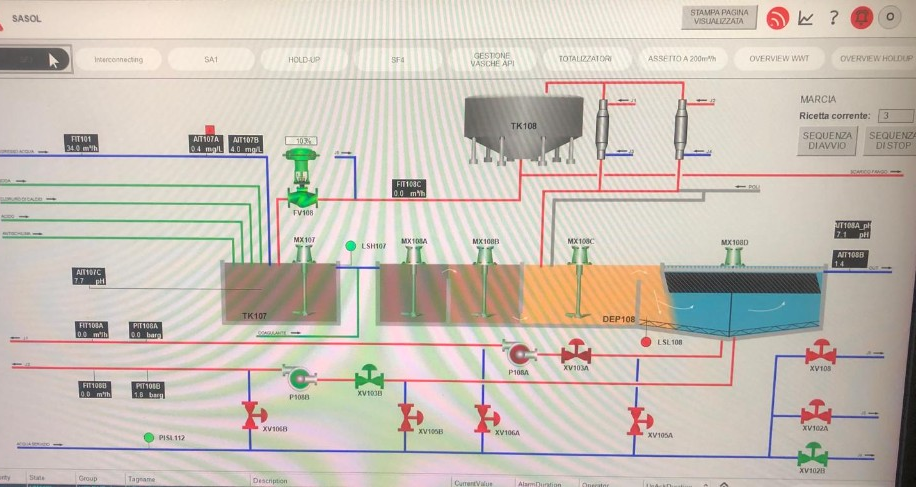
#> input picture assets/maps/actiflo.png, 916 x 487 px; its folder holds 4 pictures in this run
$ python crop-top-chrome.py
#> lines starting #> are read from the running program, lines starting #| are printed output that depends on the picture
# -*- coding: utf-8 -*-
"""Ritaglia la barra superiore DCS (SF3 / Interconnecting / HOLD-UP / …) da tutte le mappe."""
from __future__ import annotations

import json
from pathlib import Path

from PIL import Image

ROOT = Path(__file__).resolve().parents[1]
MAPS = ROOT / "assets" / "maps"
DATA = ROOT / "data"

# Frazione altezza: titolo + tabs fino sotto la riga di separazione
TOP_FRAC = 0.158
# Mappe piccole (legacy) senza barra HQ: ritaglio più leggero
TOP_FRAC_SMALL = 0.10
MIN_H_HQ = 900


def crop_top_for(h: int) -> int:
    frac = TOP_FRAC if h >= MIN_H_HQ else TOP_FRAC_SMALL
    cut = int(round(h * frac))
    return max(24, min(int(h * 0.22), cut))


def remap_tags(tags: list, crop_top: int, old_h: int, new_h: int) -> list:
    out = []
    for t in tags or []:
        y = float(t.get("y") or 0) * old_h
        hh = float(t.get("h") or 0.05) * old_h
        y2 = y - crop_top
        # scarta box completamente nella zona tagliata
        if y2 + hh <= 2:
            continue
        if y2 < 0:
            hh = hh + y2
            y2 = 0
        nt = dict(t)
        nt["y"] = max(0.0, min(1.0, y2 / new_h))
        nt["h"] = max(0.012, min(1.0 - nt["y"], hh / new_h))
        out.append(nt)
    return out


def main() -> None:
    # pulizia probe
    for p in MAPS.glob("_*.png"):
        try:
            p.unlink()
        except OSError:
            pass

    done = []
    for png in sorted(MAPS.glob("*.png")):
        if png.name.startswith("_"):
            continue
        map_id = png.stem
        jp = DATA / f"{map_id}.json"
        im = Image.open(png).convert("RGB")
#> im is the input picture: PIL image 916x487 RGB; mean R, G, B 200.9, 192.8, 182.6
        old_w, old_h = im.size
#> old_w = 916; old_h = 487
        crop_top = crop_top_for(old_h)
#> crop_top = 49
        if crop_top < 8 or crop_top >= old_h - 80:
            print("SKIP", map_id, "bad crop", crop_top)
            im.close()
            continue
        cropped = im.crop((0, crop_top, old_w, old_h))
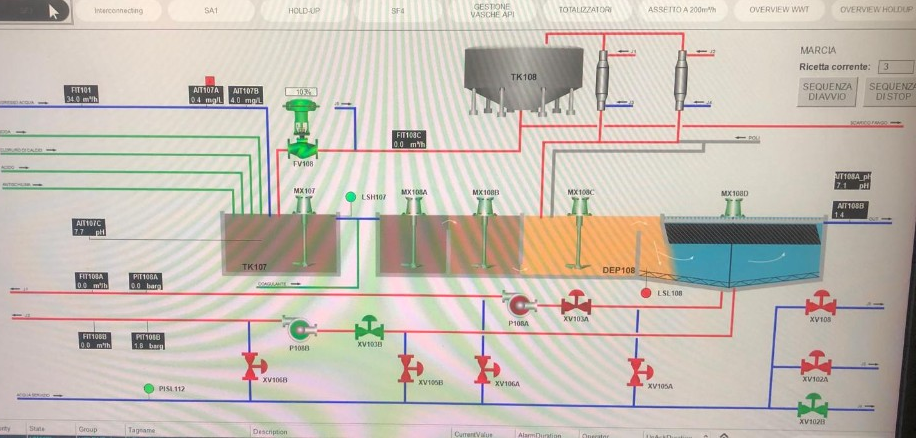
#> cropped: PIL image 916x438 RGB; mean R, G, B 198.1, 190.3, 180.5
        new_w, new_h = cropped.size
#> new_w = 916; new_h = 438
        tmp = MAPS / f"_{map_id}.tmp.png"
        cropped.save(tmp, "PNG", optimize=True)
        im.close()
        cropped.close()
        for attempt in range(6):
            try:
                if png.exists():
                    png.unlink()
                tmp.replace(png)
                break
            except OSError as err:
                import time

                print(" retry", map_id, err)
                time.sleep(0.5)
        else:
            raise RuntimeError(f"cannot write {png}")

        if jp.exists():
            data = json.loads(jp.read_text(encoding="utf-8"))
        else:
            data = {"id": map_id, "tags": [], "area": "wwt"}
        data["id"] = map_id
        data["image"] = f"assets/maps/{map_id}.png"
        data["width"] = new_w
        data["height"] = new_h
        data["cropTop"] = crop_top
        data["tags"] = remap_tags(data.get("tags") or [], crop_top, old_h, new_h)
        data["seedRev"] = max(int(data.get("seedRev") or 0), 1) + 1
        jp.write_text(json.dumps(data, ensure_ascii=False, indent=2) + "\n", encoding="utf-8")
        done.append((map_id, crop_top, f"{old_w}x{old_h}", f"{new_w}x{new_h}"))
        print(f"{map_id:28} -{crop_top:3}px  {old_w}x{old_h} -> {new_w}x{new_h}  tags={len(data['tags'])}")
#| actiflo                      - 49px  916x487 -> 916x438  tags=0
#> pass 2 of the loop in main, `for png in sorted(MAPS.glob("*.png")):`:
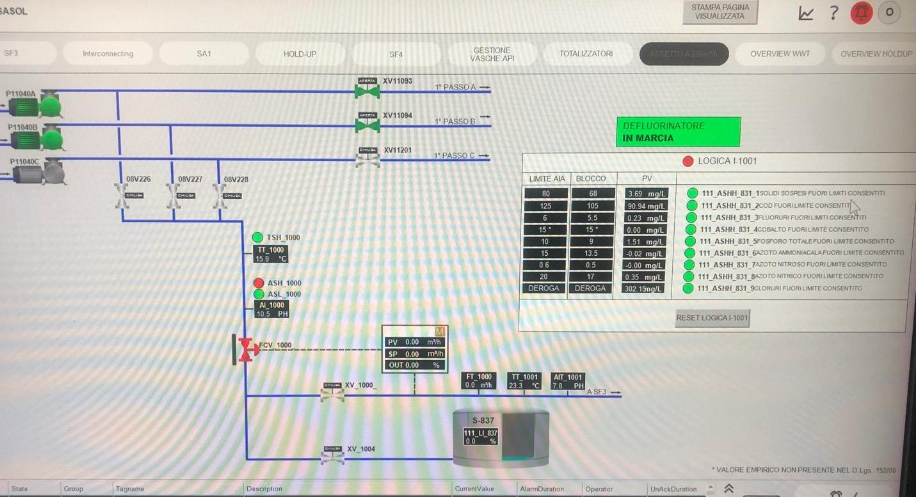
#> input picture assets/maps/assetto-200.png, 916 x 497 px
#> in main, im is the input picture: PIL image 916x497 RGB; mean R, G, B 197.6, 198.3, 191.4
#> in main, `cropped = im.crop((0, crop_top, old_w, old_h))`:
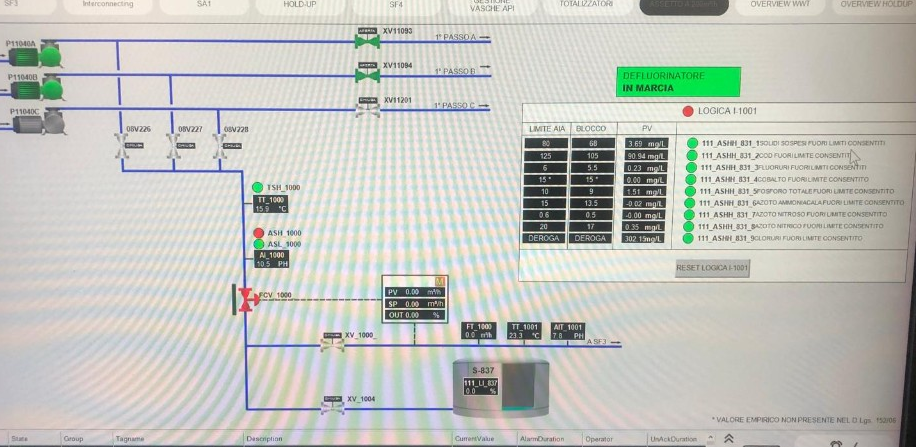
#> cropped: PIL image 916x447 RGB; mean R, G, B 194.9, 196.4, 190
#| assetto-200                  - 50px  916x497 -> 916x447  tags=0
#> pass 3 of the loop in main, `for png in sorted(MAPS.glob("*.png")):`:
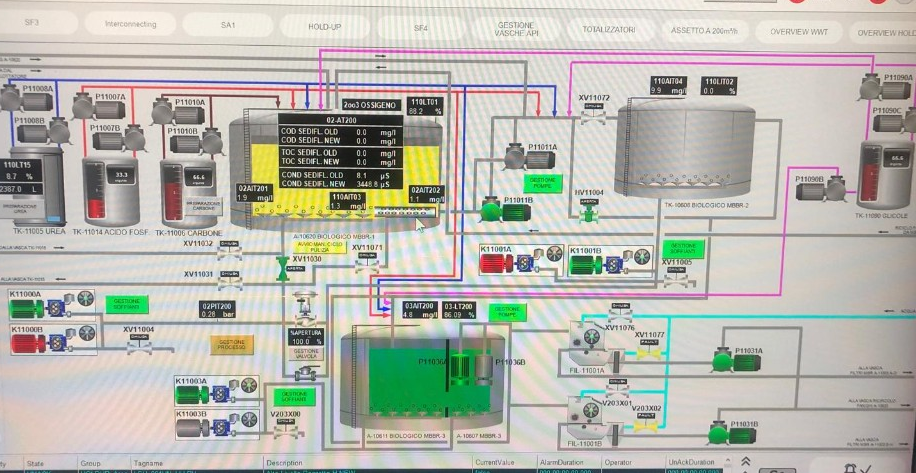
#> input picture assets/maps/biologico-mbbr-123.png, 916 x 473 px
#> in main, im is the input picture: PIL image 916x473 RGB; mean R, G, B 183.1, 183.4, 174.6
#> in main, `cropped = im.crop((0, crop_top, old_w, old_h))`:
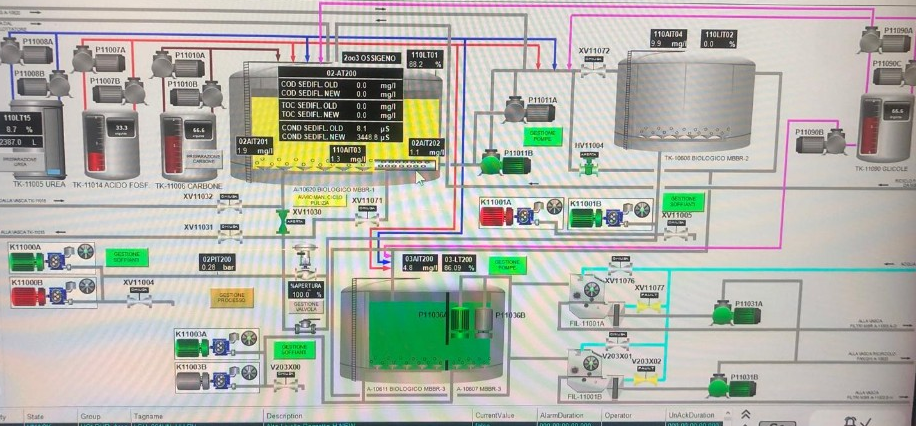
#> cropped: PIL image 916x426 RGB; mean R, G, B 178.2, 179, 170.4
#| biologico-mbbr-123           - 47px  916x473 -> 916x426  tags=0
#> the loop made 4 passes; the first 3 are shown

    print("done", len(done))


if __name__ == "__main__":
    main()
